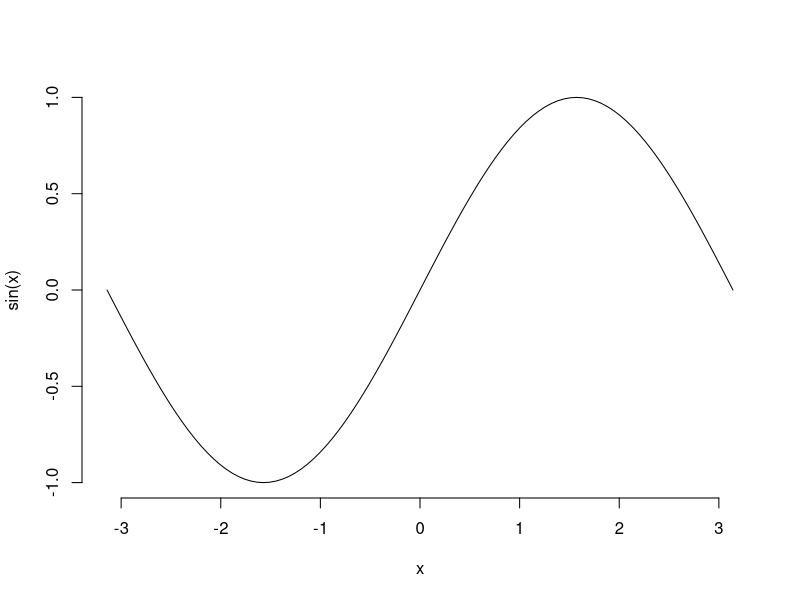
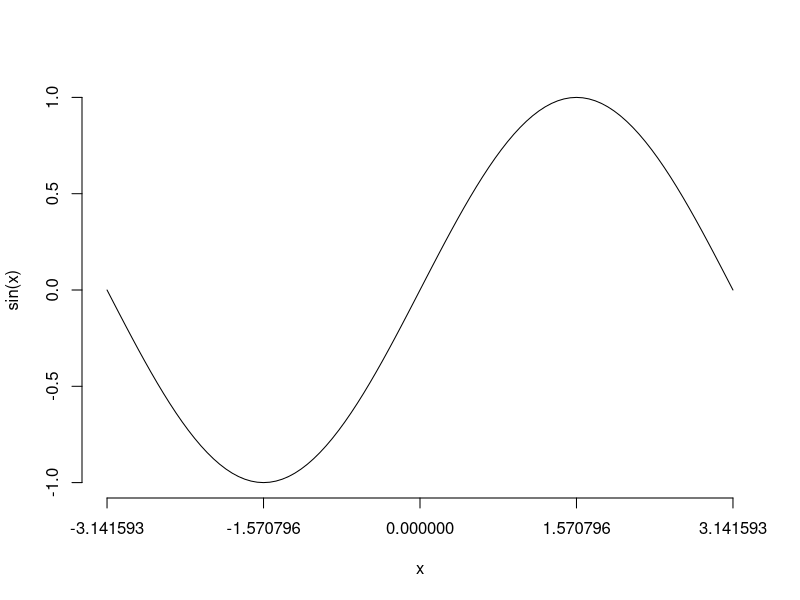
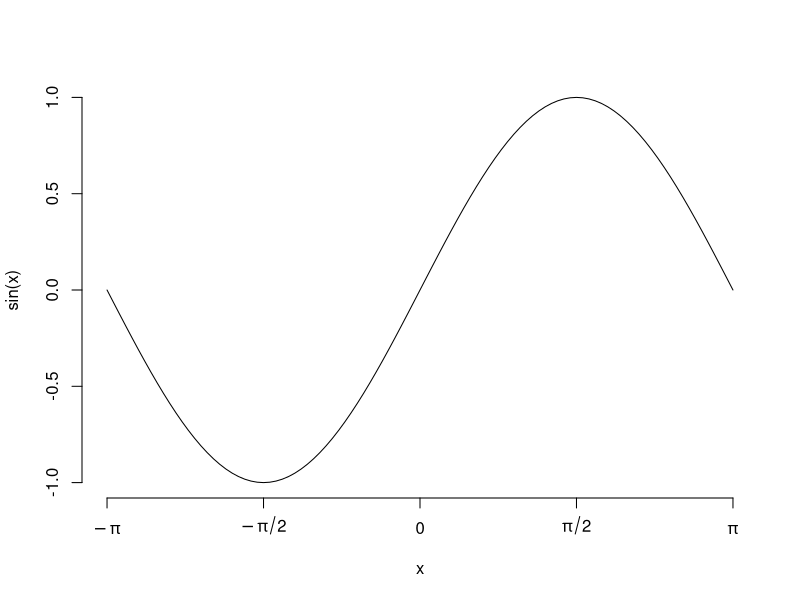
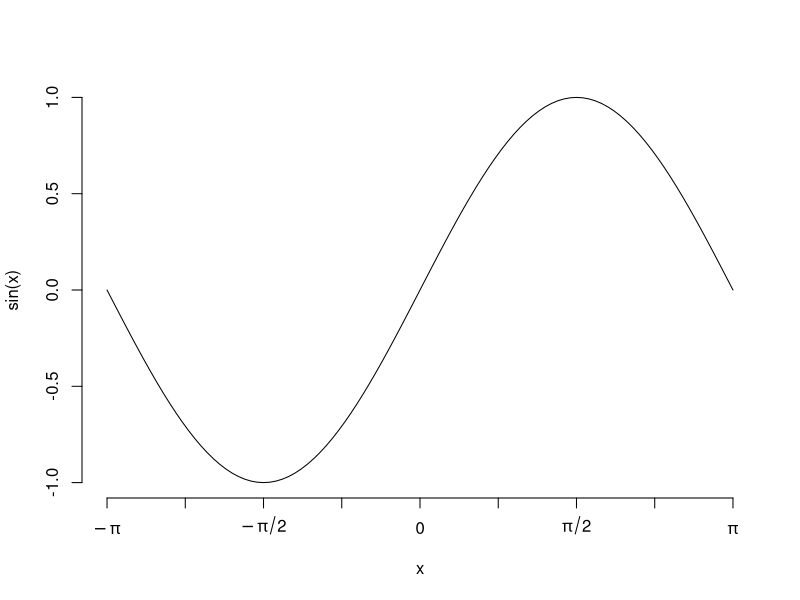
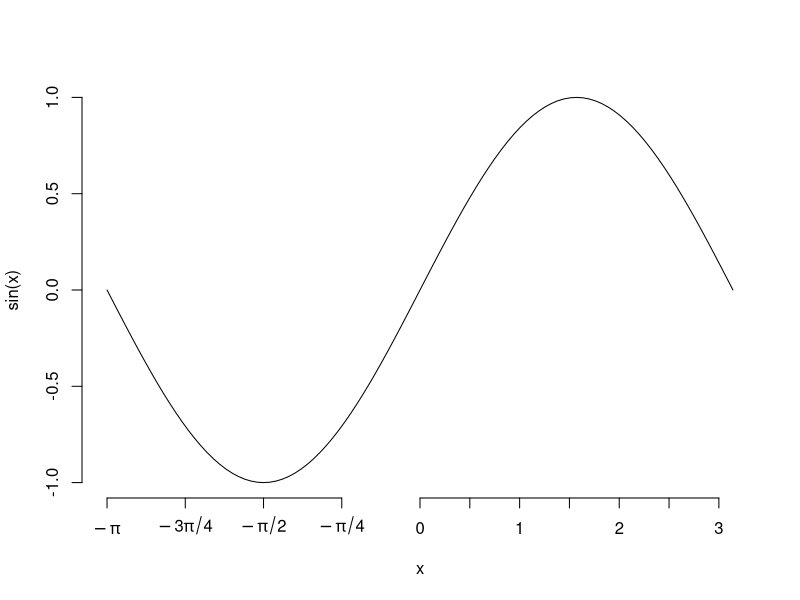
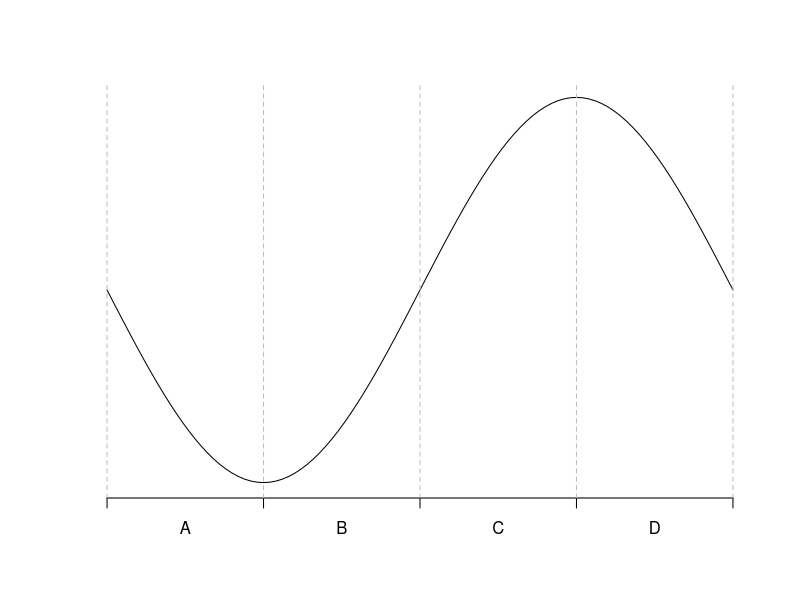
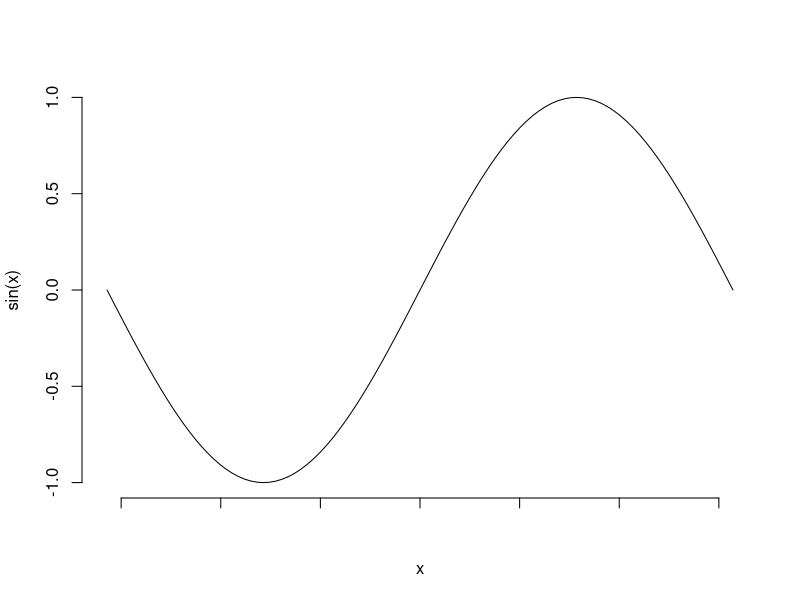
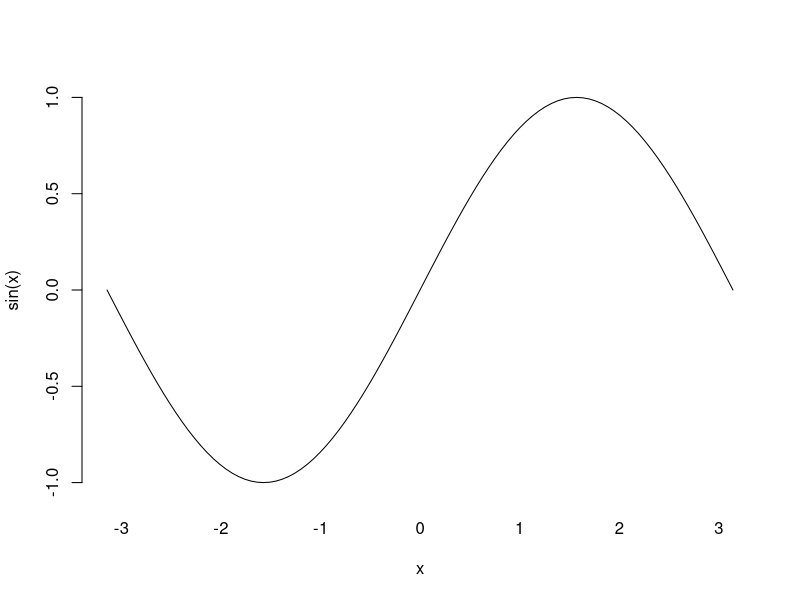

Reproduce these figures in R, in order.

#
#   Dalykas: STATISTINĖS DUOMENŲ ANALIZĖS SISTEMA IR PROGRAMAVIMO KALBA R
#            Grafiko ašių, rėmelio ir tinklelio formavimas.
#
#  Autorius: Tomas Rekašius
#
#   Sukurta: 2014-06-10 | 2014-06-27
#


# TURINYS -------------------------------

#
#   1. Grafiko ašių sudarymas:
#      * funkcija axis
#
#   2. Koordinačių ašių padalijimo taškų radimas:
#      * funkcija axTicks
#      * funkcija axisTicks
#
#   3. Rėmelio ir tinklelio braižymas:
#      * funkcija box
#      * funkcija grid
#


# PASTABOS ------------------------------

#
# Papildyti apie box() parametrus.
# 


# NUSTATYMAI ----------------------------

# Nustatoma lietuviška lokalė. 
Sys.setlocale(locale = "Lithuanian")

# Nustatomas darbinis katalogas.
setwd("C:/Downloads")

# Ištrinami visi seni kintamieji.
rm(list = ls())


# --------------------------------------- #
# GRAFIKO AŠIŲ FORMAVIMAS                 #
# --------------------------------------- #

# Aukšto lygio grafinės funkcijos diagramos ašis suformuoja automatiškai, tačiau
# jas galima pakeisti. Taip daroma tada, kada automatiškai sudaryta ašis netinka 
# ir sudaroma nauja. Tam naudojama speciali funkcija axis. Dažniausiai naudojami 
# šie funkcijos parametrai:
#
#       side -- ašies pozicija: 1 apačioje, 2 kairėje, 3 viršuje, 4 dešinėje,
#         at -- padalinimo taškų vektorius,
#     labels -- loginis arba padalinimo taškų pavadinimų vektorius.

# Naudojant grafinius parametrus xaxt ir yaxt galima uždrausti braižyti vieną ar 
# abi grafiko ašis. Iš karto abi ašis galima uždrausti per loginį parametrą axes.

curve(sin, -pi, pi, axes = FALSE)

# Standartines ašis grafikui galima atstatyti vien tik nurodžius parametrą side.
# Čia parametro reikšmė 1 nurodo, kad ašis bus apačioje, o 2 --- kairėje pusėje.
# Kadangi side yra pirmas f-jos axes parametras, jo vardo galima nerašyti.

axis(1)
axis(2)

# Sinusoidės grafike Ox ašį natūraliau sudalinti ne kas vienetą, tačiau kas pi/2. 
# Sudalinimo taškų vektorių sudarysime su funkcija seq ir priskirsime parametrui 
# at.

curve(sin, -pi, pi, frame = FALSE, xaxt = "n")
axis(1, at = seq(-pi, pi, by = pi/2))


# Matome, kad ašies padalinimo taškuose užrašytos teisingos reikšmės, tačiau jos
# dėl savo užrašymo pavidalo nelabai informatyvios. Šiuo atveju galima išnaudoti
# funkciją expression ir tas reikšmes užrašyti per skaičių pi. Taip bus gražiau.

curve(sin, -pi, pi, frame = FALSE, xaxt = "n")

Ox.tas <- seq(-pi, pi, by = pi/2)
Ox.pav <- expression(-pi, -pi/2, 0, pi/2, pi)

axis(1, at = Ox.tas, labels = Ox.pav)


# Reikšmės gali būti surašytos nebūtinai ties kiekvienu ašies padalinimo tašku.
# Tokiu atveju parametrui label priskiriame vektorių su praleistomis reikšmėmis.

curve(sin, -pi, pi, frame = FALSE, xaxt = "n")

Ox.tas <- seq(-pi, pi, by = pi/4)
Ox.pav <- expression(-pi, NA, -pi/2, NA, 0, NA, pi/2, NA, pi)

axis(1, at = Ox.tas, labels = Ox.pav)


# Toje pačioje pozicijoje galima pridėti kelias ašis. Kiekviena ašis gali turėti
# savo padalinimo taškus ir jų pavadinimus.

curve(sin, -pi, pi, frame = FALSE, xaxt = "n")

Ox.tas <- seq(-pi, -pi/4, by = pi/4)
Ox.pav <- expression(-pi, -3*pi/4, -pi/2, -pi/4)

axis(1, at = Ox.tas, labels = Ox.pav)
axis(1, at = seq(0, 3, by = 0.5), labels = c(0, NA, 1, NA, 2, NA, 3))


# Dar vienas pavyzdys, kaip toje pačioje pozicijoje atidedamos 2 skirtingos ašys.
# Viena iš jų padalina ašį į intervalus, o kita --- tų intervalų viduryje uždeda
# jų pavadinimus. Todėl pirmoje ašyje nerašomi sudalinimo taškai, o antroje nėra
# ašies linijos.

curve(sin, -pi, pi, axes = FALSE, ann = FALSE)

Ox.ta1 <- seq(-pi, pi, pi/2)
Ox.ta2 <- seq(-3*pi/4, 3*pi/4, pi/2)

axis(1, at = Ox.ta1, labels = FALSE)
axis(1, at = Ox.ta2, labels = LETTERS[1:4], tick = FALSE)

abline(v = Ox.ta1, lty = 2, col = "gray")


# Funkcija axis turi ir daugiau parametrų, kuriais galima nustatyti bendrą ašies 
# arba atskirų jos dalių vaizdą:
# 
#       tick -- loginis, nurodo ar braižyti ašies liniją,
#       line -- eilutės, kurioje braižoma ašis, numeris,
#        pos -- koordinatė, ties kuria nubrėžiama ašis, 
#       hadj -- nustato ašies užrašų poslinkį horizontaliai,
#       padj -- nustato ašies užrašų poslinkį vertikaliai,
#        lty -- linijos tipas: 0 -- nebraižoma, 1 -- ištisinė ir taip iki 7,
#        lwd -- linijos storis,
#        col -- linijos spalva,
#  lwd.ticks -- padalijimo brūkšnelių storis,
#  col.ticks -- padalijimo brūkšnelių spalva.

# Kartais grafike užrašai ant ašies nereikalingi. Tokiu atveju parametrui labels 
# priskiriame reikšmę FALSE.

curve(sin, -pi, pi, frame = FALSE, xaxt = "n")
axis(1, labels = FALSE)

# Galima ir priešinga situacija, kai ašies linija nereikalinga, o reikalingi tik 
# ašies padalijimo taškų užrašai. Tada parametrui tick priskiriame reikšmę FALSE.

curve(sin, -pi, pi, frame = FALSE, xaxt = "n")
axis(1, tick = FALSE)

# Tokį patį efektą galima pasiekti ir naudojant linijos tipo parametrą lty. Šiam
# parametrui priskyrus nulinę reikšmę, ašis iš viso nebraižoma.

curve(sin, -pi, pi, frame = FALSE, xaxt = "n")
axis(1, lty = 0)


# Paprastai ašys braižomos už funkcijos grafiko ar kitokios diagramos ribų, t.y. 
# paraštėse. Paraštės eilutės, kurioje atidedama ašis, numerį nurodome naudojant 
# parametrą line. Pagal nutylėjimą ašis braižoma nulinėje eilutėje. 

curve(sin, -pi, pi, frame = FALSE, xaxt = "n")
axis(1, line = 0)
axis(1, line = 2)

# Ašies poziciją grafike galima nurodyti užrašant kitos ašies kirtimo koordinatę.
# Tam naudojamas parametras pos.

curve(sin, -pi, pi, frame = FALSE, xaxt = "n")
axis(1, pos = -0.5)
axis(1, pos =  0.5)


# Užrašus ties ašies padalinimo taškais galima pastumti į kairę arba dešinę. Tam
# naudojamas parametras hadj. Pagal nutylėjimą jam priskiriama reikšmė 0.5, kuri
# reiškia, kad užrašai ties padalinimo taškais centruojami. Didinant šią reikšmę,
# užrašai pastumiami į kairę. Jei užrašus ties padalinimo taškais reikia pakelti 
# virš ašies linijos arba nuleisti dar žemiau, naudojamas parametras padj.

# Pavyzdžiui, nubraižysime sinusoidės grafiką, kuriame Ox ašis Oy ašį kertą ties
# nuliu. Galime pastebėti, kad funkcijos grafikas kerta kairįjį padalinimo taškų
# užrašą. Šį grafiko defektą galima ištaisyti dviem būdais: arba nerodyti užrašo 
# "-3", arba jį pakelti virš ašies. Antruoju atveju naudojamas parametras padj.
# Jam priskiriame visų užrašų ties padalinimo taškais postūmio reikšmių vektorių.

curve(sin, -pi, pi, frame = FALSE, xaxt = "n")
axis(1, pos = 0, at = -3:3, labels = c(NA, -2:3))

curve(sin, -pi, pi, frame = FALSE, xaxt = "n")
axis(1, pos = 0, padj = c(-4, rep(0, 6)))


# NAUDINGA ------------------------------

# Ne visi grafikai turi įprastas koordinačių ašis. Pvz., stulpelinėje diagramoje 
# svarbiausia yra stulpelių aukštis, o stulpeliai ant tiesės gali būti išdėstyti 
# bet kokia tvarka - nuo to iš esmės niekas nesikeičia. Pavyzdžiui, nubraižysime
# Titaniko keleivių pasiskirstymo pagal lytį skirtingose keleivių klasėse dažnių
# diagramą.

d <- margin.table(Titanic, c(2, 1))
d

barplot(d)

# Užrašus po kategorijų stulpeliais galima keisti parametrui names.arg priskyrus 
# kitą reikšmių vektorių. 

barplot(d, names.arg = c("Pirma", "Antra", "Trečia", "Įgula"))

# Parametrui axes priskyrus reikšmę FALSE, dingsta tik Oy ašis, o užrašai ant Ox 
# ašies išlieka. Galima sakyti, kad stulpelinė diagrama formaliai turi tik vieną 
# Oy ašį, kadangi Ox ašis pagal nutylėjimą iš viso nebraižoma.

barplot(d, axes = FALSE)

# Stulpelinės diagramos Ox ašies linijos tipą reguliuoja parametras axis.lty. Jo
# reikšmė pagal nutylėjimą lygi nuliui. Priskyrus vienetą, ašis jau bus braižoma.

barplot(d, axis.lty = 1)

# Užrašų ant Ox ašies rodymas priklauso nuo loginio parametro axisnames reikšmės.
# Jei ji lygi FALSE, nepriklausomai nuo to, kam lygi parametro axis.lty reikšmė,
# Ox ašis nebraižoma visai.

barplot(d, axisnames = FALSE)

# Žinoma, ašis galima uždrausti ir naudojant standartinius grafinius parametrus 
# xaxt ir yaxt.

barplot(d, xaxt = "n")
barplot(d, yaxt = "n")


# Naudojant standartinius funkcijos axis nustatymus, nubraižyti tokią pat Ox ašį
# nepavyksta. Tuo galima nesunkiai įsitikinti.

barplot(d, axisnames = FALSE)
axis(1)

# Problema tame, kad stulpelių centrai nesutampa su ašies Ox padalinimo taškais. 
# Šioje situacijoje galima pasinaudoti tuo, kad f-ja barplot gali išsaugoti visų
# stulpelių centrų koordinates, kurias vėliau galima panaudoti ašies sudalinimui.

barstat <- barplot(d, axisnames = FALSE)
barstat

axis(1, at = barstat)


# Kadangi stulpelinėje diagramoje skaičiai ant kategorinio kintamojo ašies nieko 
# nereiškia, juos pakeisime į kategorijų pavadinimus, o ašies liniją uždrausime.

barstat <- barplot(d, axisnames = FALSE)
axis(1, at = barstat, labels = c("Pirma", "Antra", "Trečia", "Įgula"), tick = F)


# UŽDUOTIS ------------------------------ 

# 1. Nubraižykite funkcijos y = sin(x) grafiką intervale [-pi, pi]. Grafike turi
#    būti dvi Ox ašys: apačioje sugraduota kas pi/2, o viršuje kas vienetą.
# 2. Nubraižykite lentelės airquality kintamojo Temp kitimo laike grafiką, kuris
#    turėtų dvi Oy ašis. Vienoje iš jų temperatūra matuojama Farenheito skalėje, 
#    kitoje -- pagal Celsijų.
# 3. Nubraižykite dažnių lentelės d stulpelinę diagramą be Oy ašies ir be užrašų
#    ant Ox ašies. Tam naudokite tik standartinius funkcijos barplot parametrus.
# 4. Nubraižykite dažnių lentelės d stulpelinę diagramą su parametru beside = T.
#    Gaunamos keturios grupės po 2 stulpelius, kurie rodo vyrų ir moterų skaičių. 
#    Grafiką pakeiskite taip, kad po kiekvienu stulpeliu būtų parašyta lytis, o
#    dar žemiau būtų užrašytas kategorijos, kuriai priklauso kiekviena stulpelių 
#    pora, pavadinimas.
# 5. Nubraižykite kintamojo Nile histogramą. Ant Ox ašies turi būti pažymėti tik
#    stulpelių vidurio taškai, kurie korektiškai atidedami nepriklausomai nuo to,
#    kiek stulpelių yra histogramoje.
# 6. Nubraižykite lentelės airquality kintamojo Temp kitimo laike grafiką. Ašies
#    Ox sudalinimo taškai turi sutapti su vieno mėnesio pradžia ir kito pabaiga.
#    Ties sudalinimo taškais ant grafiko nubraižykite vertikalias pilkas linijas, 
#    o tarpuose tarp padalinimo taškų užrašykite atitinkamo mėnesio pavadinimą.


# --------------------------------------- #
# AŠIES PADALIJIMO TAŠKŲ RADIMAS          #
# --------------------------------------- #

# Nubraižyto grafiko ašių padalinimo taškus galima gauti naudojant f-ją axTicks. 
# Jos rezultatas yra padalinimo taškų koordinačių vektorius. Paprastai naudojami 
# šie funkcijos parametrai:
#
#       side -- ašies pozicija: 1 apačioje, 2 kairėje, 3 viršuje, 4 dešinėje,
#        axp -- ašies ribų ir intervalų skaičiaus vektorius c(min, max, k),
#        usr -- grafiko ribų vektorius c(xmin, xmax, ymin, ymax),
#        log -- jei TRUE, tai nurodo, kad ašis logaritminėje skalėje.

# Pavyzdžui, nubraižysime funkcijos y = sin(x) grafiką be ašių. Nustatysime, kam 
# lygios ašies Ox sudalijimo taškų koordinatės, kurios būtų naudojamos, jei ašis 
# būtų braižoma.

curve(sin, -pi, pi, axes = FALSE)
axTicks(1)

# Ašies padalijimo taškų vektorius priklauso nuo grafiko. Norint, kad rezultatas
# nepriklausytų nuo konkretaus grafiko, reikia nurodyti visų parametrų reikšmes.
# Pavyzdžiui, apskaičiuosime intervalo nuo 5 iki 20, padalijimo į 6 lygias dalis 
# taškų koordinates, kai viso grafiko ribos pagal Ox ašį nustatytos nuo 0 iki 25.

axTicks(side = 1, axp = c(5, 20, 6), usr = c(0, 25, -10, 10), log = FALSE)

# Tokių koordinačių vektorių galima panaudoti automatiniam grafiko padalinimui į 
# sektorius pagal ašies sudalinimo taškus. Pavyzdžiui, nubraižysim laiko eilutės 
# grafiką ir jį padalinsime į keletą laiko intervalų.

plot(Nile)
abline(v = axTicks(1), col = "red")


# Negriežtam intervalo sudalijimui lygiomis dalimis naudojama funkcija axisTicks. 
# Funkcijos rezultatas yra intervalo sudalijimo lygiomis dalimis taškų vektorius.
# Tam, kad taškų koordinatės būtų tam tikra prasme "gražios", pradinio intervalo 
# galai ir padalijimo taškų skaičius gali būti automatiškai šiek tiek pataisyti. 
# Funkcijos parametrai:
#
#        usr -- grafiko ribų pagal vieną ašį vektorius c(min, max),
#        log -- jei TRUE, tai nurodo, kad ašis logaritminėje skalėje,
#        axp -- ašies ribų ir intervalų skaičiaus vektorius c(min, max, k),
#       nint -- pageidaujamas intervalų dalių skaičius.

# Pavyzdžiui, lygiomis dalimis sudalinsime intervalą [-5, 15]. Jei intervalų sk.
# nenurodome, jis parenkamas automatiškai. Matome, kad nedaug pakeitus intervalo 
# galus, funkcijos rezultatas nepasikeičia - gaunami tie patys sudalinimo taškai.

axisTicks(usr = c(-5.0, 15.0), log = FALSE)
axisTicks(usr = c(-5.3, 15.9), log = FALSE)

# Nurodžius intervalo dalių skaičių, į pageidavimus atsižvelgiama tik iš dalies.

axisTicks(usr = c(-5, 15), log = FALSE, nint = 4)
axisTicks(usr = c(-5, 15), log = FALSE, nint = 5)
axisTicks(usr = c(-5, 15), log = FALSE, nint = 6)
axisTicks(usr = c(-5, 15), log = FALSE, nint = 7)


# --------------------------------------- #
# RĖMELIO IR TINKLELIO BRAIŽYMAS          #
# --------------------------------------- #

# Kai kurios aukšto lygio grafinės funkcijos grafiką apriboja rėmeliu. Paprastai 
# toks rėmelis visiškai nereikalingas. Parametrui frame priskyrus reikšmę FALSE, 
# rėmelis nebus braižomas. Palyginsime keletą tipinių grafikų su rėmeliu ir be. 

curve(sin, -pi, pi)
curve(sin, -pi, pi, frame = FALSE)

plot(Nile)
plot(Nile, frame = FALSE)

boxplot(Temp ~ Month, data = airquality)
boxplot(Temp ~ Month, data = airquality, frame = FALSE)


# Globaliai rėmelio braižymą arba nebraižymą reguliuoja grafinis parametras bty.
# Pagal nutylėjimą jo reikšmė lygi "o". Jei reikia, kad rėmelis būtų nebraižomas
# visuose grafikuose, parametrui bty priskiriame reikšmę "n".

par("bty" = "n")

curve(sin, -pi, pi)
plot(Nile)
boxplot(Temp ~ Month, data = airquality)

par("bty" = "o")


# Jei parametrui bty reikšmė priskiriama kaip grafinės funkcijos argumentui, tai
# jo poveikis pasireiškia tik tos funkcijos sudarytam grafikui. Pavyzdžiui, taip
# galima vienai konkrečiai funkcijai uždrausti braižyti rėmelį.

curve(sin, -pi, pi)
curve(sin, -pi, pi, bty = "n")


# Rėmeliui ant jau nubraižyto grafiko uždėti naudojama funkcija box. Pavyzdžiui, 
# histograma braižoma be rėmelio, bet jį galima uždėti papildomai.

hist(Nile)
box()

# Kaip ir kitoms funkcijoms, funkcijai box kaip argumentą galima perduoti bendro 
# pobūdžio grafinių parametrų reikšmes. Pvz., galima pakeisti rėmelio spalvą.

hist(Nile)
box(col = "red")


# Koordinačių tinklelis ant jau nubraižyto grafiko uždedamas naudojant f-ją grid. 
# Jos parametrai:
#
#         nx -- tinklelio langelių skaičius ant Ox ašies, 
#         ny -- tinklelio langelių skaičius ant Oy ašies,
#        col -- tinklelio linijų spalva, 
#        lty -- tinklelio linijų tipas: 1 -- ištisinė, 2 -- punktyras ir t.t.,
#        lwd -- tinklelio linijų storis.

# Pagal nutylėjimą parametrų nx ir ny reikšmės yra NULL, todėl tinklelio linijos 
# sutampa su ašių padalijimo taškais, kurie būtų gauti su f-ja axTicks. 

curve(sin, -pi, pi)
grid()

curve(sin, -pi, pi)
grid(nx = 2, ny = 2)

# Jei parametrui nx arba ny priskiriama reikšmė NA, tinklelio linijos atitinkama
# kryptimi nebraižomos.

curve(sin, -pi, pi)
grid(nx = NA, ny = NULL)

# Jei kitaip nenurodyta, braižomos šviesiai pilkos "lightgray" taškinės "dotted"
# linijos. Žinoma, šių parametrų reikšmes galima pakeisti.

curve(sin, -pi, pi)
grid(col = "red", lty = 2)


# NAUDINGA ------------------------------

# Rėmelio ribos priskiriamos grafiniam parametrui usr. Jo reikšmė -- koordinačių 
# c(xmin, xmax, ymin, ymax) vektorius. Turint jau nubraižytą grafiką, jas galima 
# gauti naudojant funkciją par.

hist(Nile)

ribos <- par("usr")
ribos

# Turint tokias koordinates, rėmelį ant grafiko galima uždėti naudojant funkciją
# abline. Tam reikia nubraižyti dvi vertikalias ir dvi horizontalias linijas.

abline(v = ribos[1:2], h = ribos[3:4])


# Funkcijos grid galimybės gan ribotos, todėl tinklelio braižymui galima naudoti 
# funkciją abline. Pavyzdžiui, nubraižysime sinusoidės grafiką, kuriame Ox ašies 
# sudalinimo taškai kas pi/2, o tinklelio linijos dvigubai tankesnės -- kas pi/4.

curve(sin, -pi, pi, xaxt = "n")

axis(1, at = seq(-pi, pi, pi/2), labels = expression(-pi, -pi/2, 0, pi/2, pi))

abline(v = seq(-pi, pi, pi/4), col = "lightgray", lty = "dotted")
abline(h = seq(-1., 1., 0.25), col = "lightgray", lty = "dotted")


# Tinklelis nebūtinai turi būti tolygus. Pvz., nubraižysime eksponentės grafiką,
# kuriame tarpai tarp vertikalių tinklelio linijų taip pat eksponentiškai didėja.

curve(exp, 0, 4)
abline(v = exp(0:30/10) - 1, col = "gray")


# Tinklelį galima nubraižyti ir gana egzotišku būdu. Galima pasinaudoti tuo, kad
# ašies padalijimo brūkšnelių ilgį galima išreikšti per grafiko ilgį arba plotį. 
# Jeigu parametrui tck priskiriame reikšmę 1, tai brūkšnelio ilgis, priklausomai 
# ašies, sutampa su viso grafiko aukščiu arba pločiu.

curve(sin, -pi, pi)
axis(1, tck = 1, col.ticks = "lightgray", lty = "dotted")
axis(2, tck = 1, col.ticks = "lightgray", lty = "dotted")


# UŽDUOTIS ------------------------------ 

# 1. Nubraižykite dažnių lentelės d stulpelinę diagramą. Papildomai uždėkite jai
#    rėmelį, tačiau taip, kad aukščiausias stulpelis su rėmeliu nesiliestų.
# 2. Nubraižykite funkcijos y = x*sin(x) grafiką intervale [0, 5pi]. Suformuokit
#    tokį tinklelį, kur vertikalios ir horizontalios linijos eitų per funkcijos
#    lokalių minimumų ir maksimumų taškus.